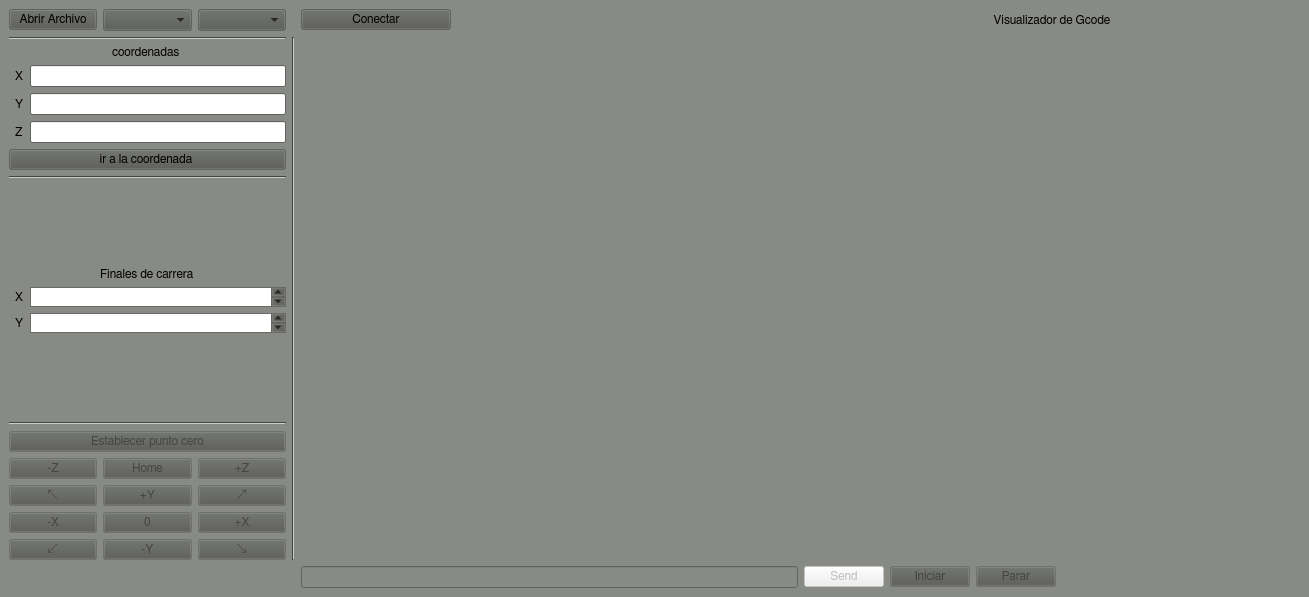
<?xml version="1.0" encoding="UTF-8"?>
<ui version="4.0">
 <class>CNC_Controler</class>
 <widget class="QMainWindow" name="CNC_Controler">
  <property name="windowModality">
   <enum>Qt::ApplicationModal</enum>
  </property>
  <property name="geometry">
   <rect>
    <x>0</x>
    <y>0</y>
    <width>1309</width>
    <height>597</height>
   </rect>
  </property>
  <property name="palette">
   <palette>
    <active>
     <colorrole role="WindowText">
      <brush brushstyle="SolidPattern">
       <color alpha="255">
        <red>0</red>
        <green>0</green>
        <blue>0</blue>
       </color>
      </brush>
     </colorrole>
     <colorrole role="Button">
      <brush brushstyle="SolidPattern">
       <color alpha="255">
        <red>85</red>
        <green>87</green>
        <blue>83</blue>
       </color>
      </brush>
     </colorrole>
     <colorrole role="Light">
      <brush brushstyle="SolidPattern">
       <color alpha="255">
        <red>204</red>
        <green>207</green>
        <blue>200</blue>
       </color>
      </brush>
     </colorrole>
     <colorrole role="Midlight">
      <brush brushstyle="SolidPattern">
       <color alpha="255">
        <red>170</red>
        <green>172</green>
        <blue>166</blue>
       </color>
      </brush>
     </colorrole>
     <colorrole role="Dark">
      <brush brushstyle="SolidPattern">
       <color alpha="255">
        <red>68</red>
        <green>69</green>
        <blue>66</blue>
       </color>
      </brush>
     </colorrole>
     <colorrole role="Mid">
      <brush brushstyle="SolidPattern">
       <color alpha="255">
        <red>91</red>
        <green>92</green>
        <blue>89</blue>
       </color>
      </brush>
     </colorrole>
     <colorrole role="Text">
      <brush brushstyle="SolidPattern">
       <color alpha="255">
        <red>0</red>
        <green>0</green>
        <blue>0</blue>
       </color>
      </brush>
     </colorrole>
     <colorrole role="BrightText">
      <brush brushstyle="SolidPattern">
       <color alpha="255">
        <red>255</red>
        <green>255</green>
        <blue>255</blue>
       </color>
      </brush>
     </colorrole>
     <colorrole role="ButtonText">
      <brush brushstyle="SolidPattern">
       <color alpha="255">
        <red>0</red>
        <green>0</green>
        <blue>0</blue>
       </color>
      </brush>
     </colorrole>
     <colorrole role="Base">
      <brush brushstyle="SolidPattern">
       <color alpha="255">
        <red>255</red>
        <green>255</green>
        <blue>255</blue>
       </color>
      </brush>
     </colorrole>
     <colorrole role="Window">
      <brush brushstyle="SolidPattern">
       <color alpha="255">
        <red>136</red>
        <green>138</green>
        <blue>133</blue>
       </color>
      </brush>
     </colorrole>
     <colorrole role="Shadow">
      <brush brushstyle="SolidPattern">
       <color alpha="255">
        <red>0</red>
        <green>0</green>
        <blue>0</blue>
       </color>
      </brush>
     </colorrole>
     <colorrole role="AlternateBase">
      <brush brushstyle="SolidPattern">
       <color alpha="255">
        <red>195</red>
        <green>196</green>
        <blue>194</blue>
       </color>
      </brush>
     </colorrole>
     <colorrole role="ToolTipBase">
      <brush brushstyle="SolidPattern">
       <color alpha="255">
        <red>255</red>
        <green>255</green>
        <blue>220</blue>
       </color>
      </brush>
     </colorrole>
     <colorrole role="ToolTipText">
      <brush brushstyle="SolidPattern">
       <color alpha="255">
        <red>0</red>
        <green>0</green>
        <blue>0</blue>
       </color>
      </brush>
     </colorrole>
     <colorrole role="PlaceholderText">
      <brush brushstyle="SolidPattern">
       <color alpha="128">
        <red>0</red>
        <green>0</green>
        <blue>0</blue>
       </color>
      </brush>
     </colorrole>
    </active>
    <inactive>
     <colorrole role="WindowText">
      <brush brushstyle="SolidPattern">
       <color alpha="255">
        <red>0</red>
        <green>0</green>
        <blue>0</blue>
       </color>
      </brush>
     </colorrole>
     <colorrole role="Button">
      <brush brushstyle="SolidPattern">
       <color alpha="255">
        <red>85</red>
        <green>87</green>
        <blue>83</blue>
       </color>
      </brush>
     </colorrole>
     <colorrole role="Light">
      <brush brushstyle="SolidPattern">
       <color alpha="255">
        <red>204</red>
        <green>207</green>
        <blue>200</blue>
       </color>
      </brush>
     </colorrole>
     <colorrole role="Midlight">
      <brush brushstyle="SolidPattern">
       <color alpha="255">
        <red>170</red>
        <green>172</green>
        <blue>166</blue>
       </color>
      </brush>
     </colorrole>
     <colorrole role="Dark">
      <brush brushstyle="SolidPattern">
       <color alpha="255">
        <red>68</red>
        <green>69</green>
        <blue>66</blue>
       </color>
      </brush>
     </colorrole>
     <colorrole role="Mid">
      <brush brushstyle="SolidPattern">
       <color alpha="255">
        <red>91</red>
        <green>92</green>
        <blue>89</blue>
       </color>
      </brush>
     </colorrole>
     <colorrole role="Text">
      <brush brushstyle="SolidPattern">
       <color alpha="255">
        <red>0</red>
        <green>0</green>
        <blue>0</blue>
       </color>
      </brush>
     </colorrole>
     <colorrole role="BrightText">
      <brush brushstyle="SolidPattern">
       <color alpha="255">
        <red>255</red>
        <green>255</green>
        <blue>255</blue>
       </color>
      </brush>
     </colorrole>
     <colorrole role="ButtonText">
      <brush brushstyle="SolidPattern">
       <color alpha="255">
        <red>0</red>
        <green>0</green>
        <blue>0</blue>
       </color>
      </brush>
     </colorrole>
     <colorrole role="Base">
      <brush brushstyle="SolidPattern">
       <color alpha="255">
        <red>255</red>
        <green>255</green>
        <blue>255</blue>
       </color>
      </brush>
     </colorrole>
     <colorrole role="Window">
      <brush brushstyle="SolidPattern">
       <color alpha="255">
        <red>136</red>
        <green>138</green>
        <blue>133</blue>
       </color>
      </brush>
     </colorrole>
     <colorrole role="Shadow">
      <brush brushstyle="SolidPattern">
       <color alpha="255">
        <red>0</red>
        <green>0</green>
        <blue>0</blue>
       </color>
      </brush>
     </colorrole>
     <colorrole role="AlternateBase">
      <brush brushstyle="SolidPattern">
       <color alpha="255">
        <red>195</red>
        <green>196</green>
        <blue>194</blue>
       </color>
      </brush>
     </colorrole>
     <colorrole role="ToolTipBase">
      <brush brushstyle="SolidPattern">
       <color alpha="255">
        <red>255</red>
        <green>255</green>
        <blue>220</blue>
       </color>
      </brush>
     </colorrole>
     <colorrole role="ToolTipText">
      <brush brushstyle="SolidPattern">
       <color alpha="255">
        <red>0</red>
        <green>0</green>
        <blue>0</blue>
       </color>
      </brush>
     </colorrole>
     <colorrole role="PlaceholderText">
      <brush brushstyle="SolidPattern">
       <color alpha="128">
        <red>0</red>
        <green>0</green>
        <blue>0</blue>
       </color>
      </brush>
     </colorrole>
    </inactive>
    <disabled>
     <colorrole role="WindowText">
      <brush brushstyle="SolidPattern">
       <color alpha="255">
        <red>68</red>
        <green>69</green>
        <blue>66</blue>
       </color>
      </brush>
     </colorrole>
     <colorrole role="Button">
      <brush brushstyle="SolidPattern">
       <color alpha="255">
        <red>85</red>
        <green>87</green>
        <blue>83</blue>
       </color>
      </brush>
     </colorrole>
     <colorrole role="Light">
      <brush brushstyle="SolidPattern">
       <color alpha="255">
        <red>204</red>
        <green>207</green>
        <blue>200</blue>
       </color>
      </brush>
     </colorrole>
     <colorrole role="Midlight">
      <brush brushstyle="SolidPattern">
       <color alpha="255">
        <red>170</red>
        <green>172</green>
        <blue>166</blue>
       </color>
      </brush>
     </colorrole>
     <colorrole role="Dark">
      <brush brushstyle="SolidPattern">
       <color alpha="255">
        <red>68</red>
        <green>69</green>
        <blue>66</blue>
       </color>
      </brush>
     </colorrole>
     <colorrole role="Mid">
      <brush brushstyle="SolidPattern">
       <color alpha="255">
        <red>91</red>
        <green>92</green>
        <blue>89</blue>
       </color>
      </brush>
     </colorrole>
     <colorrole role="Text">
      <brush brushstyle="SolidPattern">
       <color alpha="255">
        <red>68</red>
        <green>69</green>
        <blue>66</blue>
       </color>
      </brush>
     </colorrole>
     <colorrole role="BrightText">
      <brush brushstyle="SolidPattern">
       <color alpha="255">
        <red>255</red>
        <green>255</green>
        <blue>255</blue>
       </color>
      </brush>
     </colorrole>
     <colorrole role="ButtonText">
      <brush brushstyle="SolidPattern">
       <color alpha="255">
        <red>68</red>
        <green>69</green>
        <blue>66</blue>
       </color>
      </brush>
     </colorrole>
     <colorrole role="Base">
      <brush brushstyle="SolidPattern">
       <color alpha="255">
        <red>136</red>
        <green>138</green>
        <blue>133</blue>
       </color>
      </brush>
     </colorrole>
     <colorrole role="Window">
      <brush brushstyle="SolidPattern">
       <color alpha="255">
        <red>136</red>
        <green>138</green>
        <blue>133</blue>
       </color>
      </brush>
     </colorrole>
     <colorrole role="Shadow">
      <brush brushstyle="SolidPattern">
       <color alpha="255">
        <red>0</red>
        <green>0</green>
        <blue>0</blue>
       </color>
      </brush>
     </colorrole>
     <colorrole role="AlternateBase">
      <brush brushstyle="SolidPattern">
       <color alpha="255">
        <red>136</red>
        <green>138</green>
        <blue>133</blue>
       </color>
      </brush>
     </colorrole>
     <colorrole role="ToolTipBase">
      <brush brushstyle="SolidPattern">
       <color alpha="255">
        <red>255</red>
        <green>255</green>
        <blue>220</blue>
       </color>
      </brush>
     </colorrole>
     <colorrole role="ToolTipText">
      <brush brushstyle="SolidPattern">
       <color alpha="255">
        <red>0</red>
        <green>0</green>
        <blue>0</blue>
       </color>
      </brush>
     </colorrole>
     <colorrole role="PlaceholderText">
      <brush brushstyle="SolidPattern">
       <color alpha="128">
        <red>0</red>
        <green>0</green>
        <blue>0</blue>
       </color>
      </brush>
     </colorrole>
    </disabled>
   </palette>
  </property>
  <property name="font">
   <font>
    <family>FreeSans</family>
    <weight>50</weight>
    <italic>false</italic>
    <bold>false</bold>
   </font>
  </property>
  <property name="mouseTracking">
   <bool>false</bool>
  </property>
  <property name="tabletTracking">
   <bool>false</bool>
  </property>
  <property name="focusPolicy">
   <enum>Qt::NoFocus</enum>
  </property>
  <property name="acceptDrops">
   <bool>false</bool>
  </property>
  <property name="windowTitle">
   <string>Controlador de CNC</string>
  </property>
  <property name="layoutDirection">
   <enum>Qt::LeftToRight</enum>
  </property>
  <widget class="QWidget" name="centralwidget">
   <layout class="QGridLayout" name="gridLayout_2">
    <item row="0" column="0">
     <layout class="QGridLayout" name="gridLayout">
      <property name="bottomMargin">
       <number>0</number>
      </property>
      <item row="1" column="4">
       <widget class="Line" name="line">
        <property name="orientation">
         <enum>Qt::Vertical</enum>
        </property>
       </widget>
      </item>
      <item row="0" column="2">
       <widget class="QComboBox" name="baudOptions"/>
      </item>
      <item row="1" column="7">
       <layout class="QGridLayout" name="viewLayout"/>
      </item>
      <item row="3" column="6">
       <widget class="QLineEdit" name="inputEdit">
        <property name="enabled">
         <bool>false</bool>
        </property>
       </widget>
      </item>
      <item row="0" column="1">
       <widget class="QPushButton" name="openButton">
        <property name="text">
         <string>Abrir Archivo</string>
        </property>
       </widget>
      </item>
      <item row="0" column="6">
       <widget class="QPushButton" name="connectButton">
        <property name="maximumSize">
         <size>
          <width>150</width>
          <height>16777215</height>
         </size>
        </property>
        <property name="text">
         <string>Conectar</string>
        </property>
        <property name="default">
         <bool>false</bool>
        </property>
        <property name="flat">
         <bool>false</bool>
        </property>
       </widget>
      </item>
      <item row="0" column="7">
       <widget class="QLabel" name="label_6">
        <property name="text">
         <string>Visualizador de Gcode</string>
        </property>
        <property name="alignment">
         <set>Qt::AlignCenter</set>
        </property>
       </widget>
      </item>
      <item row="1" column="6">
       <layout class="QGridLayout" name="codeLayout"/>
      </item>
      <item row="3" column="7">
       <layout class="QGridLayout" name="gridLayout_10">
        <item row="1" column="3">
         <spacer name="horizontalSpacer_2">
          <property name="orientation">
           <enum>Qt::Horizontal</enum>
          </property>
          <property name="sizeHint" stdset="0">
           <size>
            <width>40</width>
            <height>20</height>
           </size>
          </property>
         </spacer>
        </item>
        <item row="1" column="2">
         <widget class="QPushButton" name="pararButton">
          <property name="enabled">
           <bool>false</bool>
          </property>
          <property name="text">
           <string>Parar</string>
          </property>
         </widget>
        </item>
        <item row="1" column="1">
         <widget class="QPushButton" name="iniciarButton">
          <property name="enabled">
           <bool>false</bool>
          </property>
          <property name="text">
           <string>Iniciar</string>
          </property>
         </widget>
        </item>
        <item row="1" column="0">
         <widget class="QPushButton" name="sendButton">
          <property name="enabled">
           <bool>false</bool>
          </property>
          <property name="styleSheet">
           <string notr="true">border-color: qlineargradient(spread:pad, x1:0, y1:0, x2:1, y2:0, stop:0 rgba(0, 0, 0, 255), stop:1 rgba(255, 255, 255, 255));
border-bottom-color: rgb(0, 0, 0);
border-bottom-color: qlineargradient(spread:pad, x1:0, y1:0, x2:1, y2:0, stop:0 rgba(0, 0, 0, 255), stop:1 rgba(255, 255, 255, 255));
border-color: rgb(0, 0, 0);</string>
          </property>
          <property name="text">
           <string>Send</string>
          </property>
         </widget>
        </item>
       </layout>
      </item>
      <item row="0" column="3">
       <widget class="QComboBox" name="portOptions"/>
      </item>
      <item row="1" column="1" colspan="3">
       <layout class="QGridLayout" name="gridLayout_8">
        <item row="5" column="0">
         <widget class="QPushButton" name="X_izquierda">
          <property name="enabled">
           <bool>false</bool>
          </property>
          <property name="text">
           <string>-X</string>
          </property>
         </widget>
        </item>
        <item row="2" column="0" colspan="3">
         <layout class="QGridLayout" name="gridLayout_11">
          <item row="2" column="2">
           <widget class="QLineEdit" name="lineEdit">
            <property name="text">
             <string/>
            </property>
           </widget>
          </item>
          <item row="8" column="2">
           <widget class="QTextBrowser" name="textBrowser">
            <property name="maximumSize">
             <size>
              <width>16777215</width>
              <height>20</height>
             </size>
            </property>
           </widget>
          </item>
          <item row="0" column="2">
           <widget class="QLineEdit" name="lineEdit_3">
            <property name="text">
             <string/>
            </property>
           </widget>
          </item>
          <item row="1" column="2">
           <widget class="QLineEdit" name="lineEdit_2">
            <property name="text">
             <string/>
            </property>
           </widget>
          </item>
          <item row="6" column="0" colspan="3" alignment="Qt::AlignHCenter">
           <widget class="QLabel" name="label">
            <property name="text">
             <string>Finales de carrera</string>
            </property>
           </widget>
          </item>
          <item row="14" column="0" colspan="3">
           <widget class="QPushButton" name="reset_ceroButton">
            <property name="enabled">
             <bool>false</bool>
            </property>
            <property name="text">
             <string>Establecer punto cero</string>
            </property>
           </widget>
          </item>
          <item row="0" column="1">
           <widget class="QLabel" name="label_2">
            <property name="text">
             <string>X</string>
            </property>
           </widget>
          </item>
          <item row="3" column="0" colspan="3">
           <widget class="QPushButton" name="pushButton_14">
            <property name="text">
             <string>ir a la coordenada </string>
            </property>
           </widget>
          </item>
          <item row="8" column="1" alignment="Qt::AlignHCenter">
           <widget class="QLabel" name="label_7">
            <property name="text">
             <string>X</string>
            </property>
           </widget>
          </item>
          <item row="9" column="2">
           <widget class="QTextBrowser" name="textBrowser_2">
            <property name="maximumSize">
             <size>
              <width>16777215</width>
              <height>20</height>
             </size>
            </property>
           </widget>
          </item>
          <item row="1" column="1">
           <widget class="QLabel" name="label_3">
            <property name="text">
             <string>Y</string>
            </property>
           </widget>
          </item>
          <item row="12" column="0" colspan="3">
           <spacer name="verticalSpacer_2">
            <property name="orientation">
             <enum>Qt::Vertical</enum>
            </property>
            <property name="sizeHint" stdset="0">
             <size>
              <width>20</width>
              <height>40</height>
             </size>
            </property>
           </spacer>
          </item>
          <item row="4" column="0" colspan="3">
           <widget class="Line" name="line_3">
            <property name="orientation">
             <enum>Qt::Horizontal</enum>
            </property>
           </widget>
          </item>
          <item row="2" column="1">
           <widget class="QLabel" name="label_4">
            <property name="text">
             <string>Z</string>
            </property>
           </widget>
          </item>
          <item row="13" column="0" colspan="3">
           <widget class="Line" name="line_2">
            <property name="orientation">
             <enum>Qt::Horizontal</enum>
            </property>
           </widget>
          </item>
          <item row="9" column="1" alignment="Qt::AlignHCenter">
           <widget class="QLabel" name="label_8">
            <property name="text">
             <string>Y</string>
            </property>
           </widget>
          </item>
          <item row="5" column="2">
           <spacer name="verticalSpacer">
            <property name="orientation">
             <enum>Qt::Vertical</enum>
            </property>
            <property name="sizeHint" stdset="0">
             <size>
              <width>20</width>
              <height>40</height>
             </size>
            </property>
           </spacer>
          </item>
         </layout>
        </item>
        <item row="1" column="0" colspan="3" alignment="Qt::AlignHCenter">
         <widget class="QLabel" name="label_5">
          <property name="text">
           <string>coordenadas </string>
          </property>
         </widget>
        </item>
        <item row="6" column="1">
         <widget class="QPushButton" name="Y_abajo">
          <property name="enabled">
           <bool>false</bool>
          </property>
          <property name="text">
           <string>-Y</string>
          </property>
         </widget>
        </item>
        <item row="5" column="1">
         <widget class="QPushButton" name="ceroButton">
          <property name="enabled">
           <bool>false</bool>
          </property>
          <property name="text">
           <string>0</string>
          </property>
         </widget>
        </item>
        <item row="4" column="2">
         <widget class="QPushButton" name="Diag_Der_UP">
          <property name="enabled">
           <bool>false</bool>
          </property>
          <property name="text">
           <string>↗</string>
          </property>
         </widget>
        </item>
        <item row="3" column="0">
         <widget class="QPushButton" name="servo_abajo">
          <property name="enabled">
           <bool>false</bool>
          </property>
          <property name="text">
           <string>-Z</string>
          </property>
         </widget>
        </item>
        <item row="0" column="0" colspan="3">
         <widget class="Line" name="line_4">
          <property name="orientation">
           <enum>Qt::Horizontal</enum>
          </property>
         </widget>
        </item>
        <item row="3" column="2">
         <widget class="QPushButton" name="servo_arriba">
          <property name="enabled">
           <bool>false</bool>
          </property>
          <property name="text">
           <string>+Z</string>
          </property>
         </widget>
        </item>
        <item row="3" column="1">
         <widget class="QPushButton" name="homeButton">
          <property name="enabled">
           <bool>false</bool>
          </property>
          <property name="text">
           <string>Home</string>
          </property>
         </widget>
        </item>
        <item row="6" column="0">
         <widget class="QPushButton" name="Diag_Izq_DOWN">
          <property name="enabled">
           <bool>false</bool>
          </property>
          <property name="text">
           <string>↙</string>
          </property>
         </widget>
        </item>
        <item row="4" column="0">
         <widget class="QPushButton" name="Diag_Izq_UP">
          <property name="enabled">
           <bool>false</bool>
          </property>
          <property name="text">
           <string>↖</string>
          </property>
         </widget>
        </item>
        <item row="5" column="2">
         <widget class="QPushButton" name="X_derecha">
          <property name="enabled">
           <bool>false</bool>
          </property>
          <property name="text">
           <string>+X</string>
          </property>
         </widget>
        </item>
        <item row="4" column="1">
         <widget class="QPushButton" name="Y_arriba">
          <property name="enabled">
           <bool>false</bool>
          </property>
          <property name="text">
           <string>+Y</string>
          </property>
         </widget>
        </item>
        <item row="6" column="2">
         <widget class="QPushButton" name="Diag_Der_DOWN">
          <property name="enabled">
           <bool>false</bool>
          </property>
          <property name="text">
           <string>↘</string>
          </property>
         </widget>
        </item>
       </layout>
      </item>
     </layout>
    </item>
   </layout>
  </widget>
 </widget>
 <resources/>
 <connections/>
</ui>
